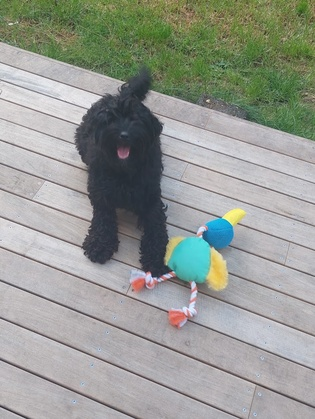
%> input picture TestPictures/Duck1.jpg, 315 x 419 px, shrunk from 884 x 1178 before the run
$ octave FingerprintCollectionTest.m   (GNU Octave 9; MATLAB toolbox functions it lacks are replaced by stand-ins)
%> lines starting %> are read from the running program, lines starting %| are printed output that depends on the picture
### FingerprintCollection/FingerprintCollection.m
function [collection] = FingerprintCollection(img_list,HashType,ResizeType)
%> called with HashType = 'DiffHash', ResizeType = 'Box'
%FingerprintCollection Creates a fingerprint for each inputted image
%   Input:
%       img_list: a m-by-1 list of strings that correspond to the filenames
%       of the images to find the fingerprint of
%
%       HashType: Character array 'AvgHash' or 'DiffHash' corresponding to
%       the two hashing algorithms
%
%       ResizeType: Character Array 'Box' or 'Nearest' Corresponding to the
%       two resizing algorithms box resizing and nearest resizing
%
%   Output:
%       collection: a m-by-1 cell array in which each cell contains a
%       1-by-64 logical array corresponding to a image fingerprint.
%
%Author: Shazeel Ali Sali153

[img_list_size,~] = size(img_list);
collection = cell(img_list_size,1);

for i=1:img_list_size
    collection{i} = ImageFingerprint(imread(img_list(i)),HashType,ResizeType);
end

end

### GreyscaleLuma/GreyscaleLuma.m
function [greyscale] = GreyscaleLuma(picture)
%GreyscaleLuma Takes a colourful rgb picture and turns it to greyscale
%Turns to greyscale using the formula (0.2126*r) + (0.7152*g) + (0.0722*b)
%
%   Input:
%       picture: m-by-n-by-3 uint8 img array corresonding to the colour
%       image to be greyscaled
%   Output:
%       greyscale: m-by-n-by-1 uint8 img array corresponding to the
%       greyscale image
%
%Author: Shazeel Ali Sali153

picture = double(picture);

[rows,columns,~] = size(picture);
%> rows = 419; columns = 315
greyscale = zeros(rows,columns);

for i=1:rows
    for j=1:columns
        r = picture(i,j,1);
        g = picture(i,j,2);
        b = picture(i,j,3);
        greyscale(i,j) = (0.2126 * r) + (0.7152 * g) + (0.0722 * b);
    end
end
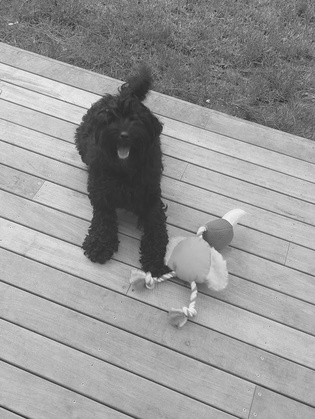
%> greyscale: size 419x315 double; min 36.37, max 245.6, mean 152.3

greyscale = uint8(greyscale);
%> greyscale: size 419x315 uint8
end

### ResizeBox/ResizeBox.m
function [resized] = ResizeBox(picture,sizes)
%> called with sizes = [8 9]
%ResizeBox Takes a image and resizes it using the resize Box algorithm,
% Takes a rgb or greyscale image and resizes it using the resize box
% algorithm. Cut up the larger image into p*q amount of even boxes, each box
% corresponds to a pixel in the new image , then average the values in each
% box to find the new value of the correspondign image
%
%   Input:
%       picture: m-by-n-by-o uint8 img array corresonding to the image to
%       be resized
%       sizes: 1-by-2 array containing the new dimensions of the picture
%   Output:
%       Resized: p-by-q-by-o uint8 img array corresponding to the
%       resized image
%
%Author: Shazeel Ali Sali!53
picture = double(picture);
%> picture: size 419x315 double
[c_rows,c_columns,c_colours] = size(picture);
%> c_rows = 419; c_columns = 315; c_colours = 1

ratio_rows = c_rows/sizes(1);
%> ratio_rows = 52.38
ratio_columns = c_columns/sizes(2);
%> ratio_columns = 35

resized = zeros(sizes(1),sizes(2),c_colours);

for i=1:sizes(1)
    for j=1:sizes(2)
        %% Pixel Tie Breaking
        %if half or more of the pixel is within the ranges it is included
        %in the resizing of this segment

        % if top most row includes >= 50% of the pixel then include it
        top_row = round(i*ratio_rows);

        % if bottom most row includes >= 50% of the pixel then include it
        if ((i-1)*ratio_rows)+1 - floor((i-1)*ratio_rows+1) > 0.5
            bot_row = ceil((i-1)*ratio_rows+1);
        else
            bot_row = floor((i-1)*ratio_rows+1);
        end

        % if right most column includes >= 50% of the pixel then include it
        right_most_column = round(j*ratio_columns);

        % if left most column includes >= 50% of the pixel then include it
        if ((j-1)*ratio_columns)+1 - floor(((j-1)*ratio_columns)+1) > 0.5
            left_most_column = ceil((j-1)*ratio_columns+1);
        else
            left_most_column = floor((j-1)*ratio_columns+1);
        end

        % Set box boundaries
        row_borders = bot_row:top_row;
        column_borders = left_most_column:right_most_column;

        % Average all values in the box for every colour value
        averages = zeros(1,c_colours);
        for k=1:c_colours
            colours_array = picture(row_borders,column_borders,k);
            sum_to_avg = sum(colours_array,"all");
            avg = sum_to_avg/(length(row_borders)*length(column_borders));
            averages(1,k) = avg;
        end

        resized(i,j,1:c_colours) = averages;
    end
end
%> after the loop, averages = 165.5; bot_row = 368; left_most_column = 281; resized = [123 111.7 113.4 112.6 112.9 116.8 119.7 120.3 117.2; 202.7 189.9 162.3 101.5 111.1 109.9 111.1 103.1 108.3; 203 202.2 106.5 57.69 112 186.2 174.5 153.1 138.3; 185.7 192.9 117.6 50.15 90.86 182.3 192 190.6 190.5; 196.7 194.4 123.4 83.93 79.96 170.3 160.3 181.5 186.4; 185.2 180.7 175.3 166 138.3 155.8 168.7 175.8 179.7; 180 180.1 171.9 167.5 162.4 158.3 175.4 181.7 180.4; 176.8 174.2 172.6 167.5 168.3 171.9 170.1 167.6 165.5]

resized = uint8(resized);
%> resized = [123 112 113 113 113 117 120 120 117; 203 190 162 101 111 110 111 103 108; 203 202 107 58 112 186 174 153 138; 186 193 118 50 91 182 192 191 191; 197 194 123 84 80 170 160 181 186; 185 181 175 166 138 156 169 176 180; 180 180 172 168 162 158 175 182 180; 177 174 173 168 168 172 170 168 166]
end

### ImageFingerprint/ImageFingerprint.m
function [hash] = ImageFingerprint(pic,HashType,ResizeType)
%ImageFingerprint Creates image fingerprint given pic, hash typ and resize
%type
%   Input:
%       pic: a m-by-n-by-p uint8 array representing the image
%
%       HashType: Character array 'AvgHash' or 'DiffHash' corresponding to
%       the two hashing algorithms
%
%       ResizeType: Character Array 'Box' or 'Nearest' Corresponding to the
%       two resizing algorithms box resizing and nearest resizing
%
%   Output:
%       hash: a 1-by-64 logical array containing the image fingerprint,
%       which depends on selected hash and resize type
%
%Author: Shazeel Ali Sali153

pic = GreyscaleLuma(pic);

%% Set size of image for hashing
if(strcmp(HashType,"AvgHash"))
    resize_size = [8,8];
else
    resize_size = [8,9];

end

%% Resize Picture depending on resize type
if(strcmp(ResizeType,"Nearest"))
    resized_pic = ResizeNearest(pic,resize_size);
else
    resized_pic = ResizeBox(pic,resize_size);
%> resized_pic has the same summary as resized in ResizeBox
end

%% Hash Image depending on hashing type
if(strcmp(HashType,"AvgHash"))
    hash = AvgHash(resized_pic);
else
    hash = DiffHash(resized_pic);
end

end

### DiffHash/DiffHash.m
function [hash] = DiffHash(pic)
%DiffHash Calculate a has for a picture by comparing value fo cell with
%value to the column to its right, if value is greater than one on the
%right return a 1 if value is less than value to the right return a 0
%   Input:
%       pic: a m-by-(n+1) uint8 array representing the greyscale image
%   Output:
%       hash: a 1-by-mn logical row vector representing the differential
%       hash of the greyscale image
%Author: Shazeel Ali Sali153

%% Difference Comparison
pic = double(pic);
%> pic has the same summary as resized in ResizeBox
[rows,cols,~] = size(pic);
%> rows = 8; cols = 9
hash_array = zeros(rows,cols-1);
for i=1:rows
    for j=1:cols-1
        hash_array(i,j) =  (pic(i,j) >= pic(i,j+1));
    end
end
%> after the loop, hash_array = [1 0 1 1 0 0 1 1; 1 1 1 0 1 0 1 0; 1 1 1 0 0 1 1 1; 0 1 1 0 0 0 1 1; 1 1 1 1 0 1 0 0; 1 1 1 1 0 0 0 0; 1 1 1 1 1 0 0 1; 1 1 1 1 0 1 1 1]

%% Resize array from m-by-n to mn
hash = hash_array';
%> hash = [1 1 1 0 1 1 1 1; 0 1 1 1 1 1 1 1; 1 1 1 1 1 1 1 1; 1 0 0 0 1 1 1 1; 0 1 0 0 0 0 1 0; 0 0 1 0 1 0 0 1; 1 1 1 1 0 0 0 1; 1 0 1 1 0 0 1 1]
hash = hash(:);
%> hash = 64 values, max 1 at index 1, min 0 at index 2, mean 0.656
hash=logical(hash');
%> hash = 64 logical values, 42 true
end

### FingerprintCollection/FingerprintCollectionTest.m
filenames = ["TestPictures\Duck1.jpg"; "TestPictures\Duck2.jpg"; "TestPictures\Rosie.jpg"; "TestPictures\RosieWithBall.jpg"];
fp_collection = FingerprintCollection(filenames, 'DiffHash', 'Box')
%> pass 2 of the loop in FingerprintCollection, `for i=1:img_list_size`:
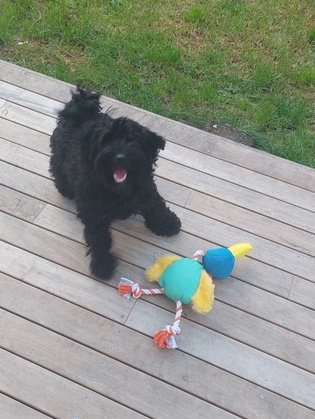
%> input picture TestPictures/Duck2.jpg, 315 x 419 px, shrunk from 884 x 1178 before the run
%> after the loop in GreyscaleLuma (call 2), `for i=1:rows`:
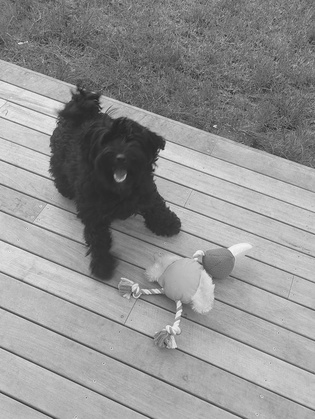
%> greyscale: size 419x315 double; min 33.23, max 245.1, mean 146.6
%> pass 3 of the loop in FingerprintCollection, `for i=1:img_list_size`:
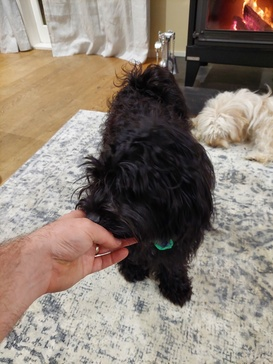
%> input picture TestPictures/Rosie.jpg, 273 x 364 px, shrunk from 768 x 1024 before the run
%> after the loop in GreyscaleLuma (call 3), `for i=1:rows`:
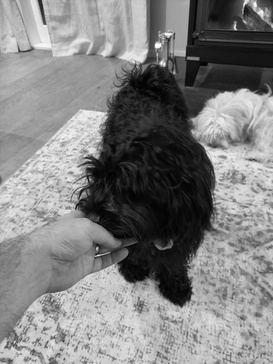
%> greyscale: size 364x273 double; min 0, max 255, mean 129.1
%> the loop made 4 passes; the first 3 are shown
